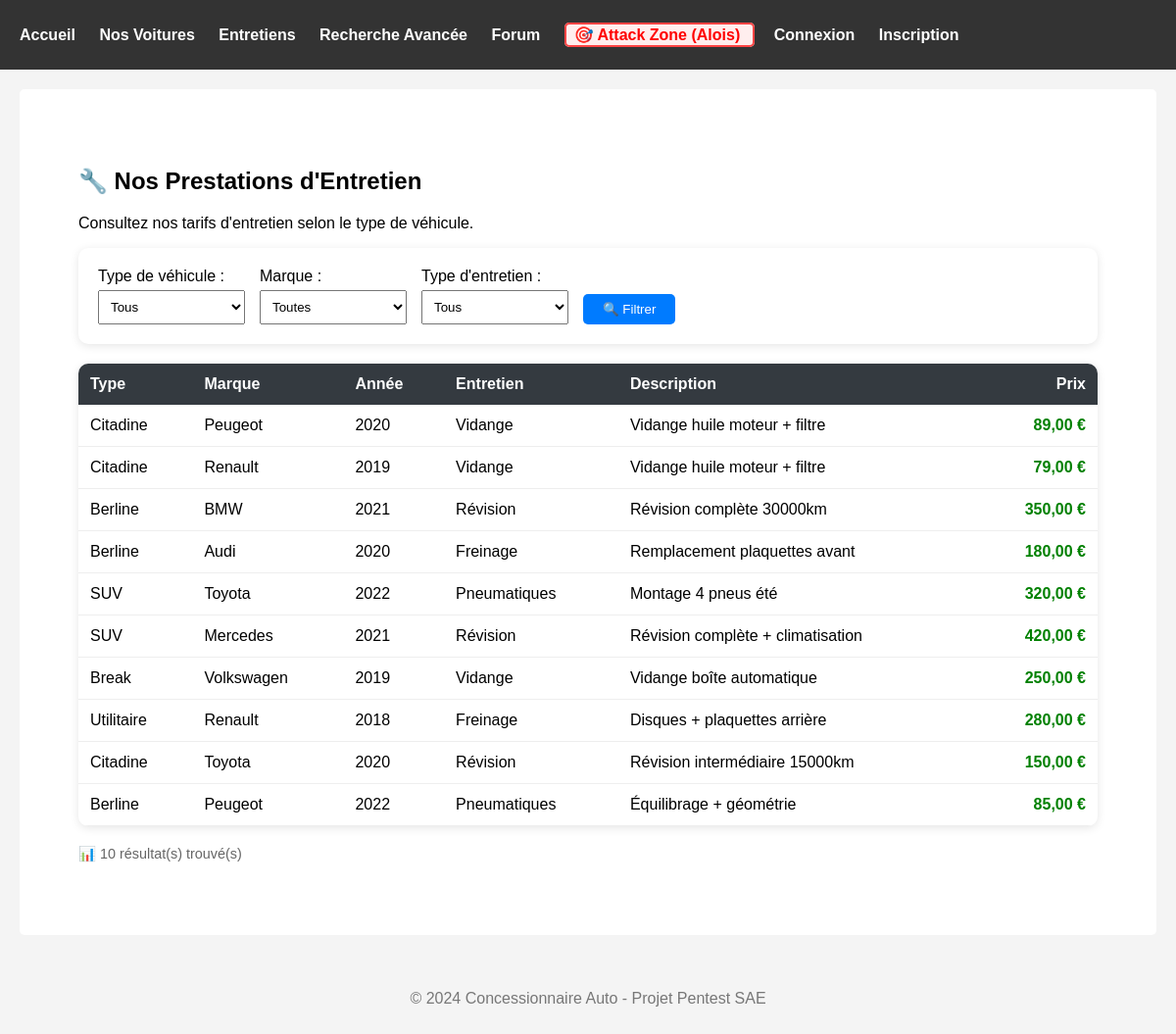
/index.php?page=entretiens, run on the app's committed database.
### tables this page shows
CREATE TABLE IF NOT EXISTS Entretiens (
    id_entretien INT PRIMARY KEY AUTO_INCREMENT,
    id_type INT,
    marque VARCHAR(50),
    annee_modele VARCHAR(10),
    type_entretien VARCHAR(50),
    description TEXT,
    prix_estime DECIMAL(10,2),
    FOREIGN KEY (id_type) REFERENCES Types_Vehicules(id_type)
);

CREATE TABLE IF NOT EXISTS Types_Vehicules (
    id_type INT PRIMARY KEY AUTO_INCREMENT,
    nom_type VARCHAR(50)
);

### pages/entretiens.php (the view, shortened to what this page needs)
<?php
require_once 'includes/db_connect.php';
$results = [];
$sql = "SELECT e.id_entretien, e.marque, e.annee_modele, e.type_entretien, e.description, e.prix_estime, t.nom_type
        FROM Entretiens e
        JOIN Types_Vehicules t ON e.id_type = t.id_type
        WHERE 1=1";
try {
    $results = $pdo->query($sql)->fetchAll();
} catch (PDOException $e) {
    $error = "Erreur SQL : " . $e->getMessage();
}
?>
<div class="container">
    <h2>🔧 Nos Prestations d'Entretien</h2>
    <p>Consultez nos tarifs d'entretien selon le type de véhicule.</p>
    <div
        style="background: white; padding: 20px; border-radius: 10px; margin-bottom: 20px; box-shadow: 0 2px 10px rgba(0,0,0,0.1);">
        <form method="GET" action="index.php" style="display: flex; gap: 15px; flex-wrap: wrap; align-items: end;">
            <div>
                <label style="display: block; margin-bottom: 5px;">Type de véhicule :</label>
                <select name="type" style="padding: 8px; min-width: 150px;">
                    <option value="">Tous</option>
                </select>
            </div>
            <div>
                <label style="display: block; margin-bottom: 5px;">Marque :</label>
                <select name="marque" style="padding: 8px; min-width: 150px;">
                    <option value="">Toutes</option>
                </select>
            </div>
            <div>
                <label style="display: block; margin-bottom: 5px;">Type d'entretien :</label>
                <select name="entretien" style="padding: 8px; min-width: 150px;">
                    <option value="">Tous</option>
                </select>
            </div>
            <button type="submit"
                style="background: #007bff; color: white; padding: 8px 20px; border: none; border-radius: 5px; cursor: pointer;">
                🔍 Filtrer
            </button>
        </form>
    </div>
    <div style="background: white; border-radius: 10px; overflow: hidden; box-shadow: 0 2px 10px rgba(0,0,0,0.1);">
        <table style="width: 100%; border-collapse: collapse;">
            <thead style="background: #343a40; color: white;">
                <tr>
                    <th style="padding: 12px; text-align: left;">Type</th>
                    <th style="padding: 12px; text-align: left;">Marque</th>
                    <th style="padding: 12px; text-align: left;">Année</th>
                    <th style="padding: 12px; text-align: left;">Entretien</th>
                    <th style="padding: 12px; text-align: left;">Description</th>
                    <th style="padding: 12px; text-align: right;">Prix</th>
                </tr>
            </thead>
            <tbody>
                <?php if (empty($results)): ?>
                    <tr>
                        <td colspan="6" style="padding: 20px; text-align: center; color: #666;">
                            Aucun résultat trouvé.
                        </td>
                    </tr>
                <?php else: ?>
                    <?php foreach ($results as $row): ?>
                        <tr style="border-bottom: 1px solid #eee;">
                            <td style="padding: 12px;">
                                <?php echo htmlspecialchars($row['nom_type'] ?? $row[6] ?? ''); ?>
                            </td>
                            <td style="padding: 12px;">
                                <?php echo htmlspecialchars($row['marque'] ?? $row[1] ?? ''); ?>
                            </td>
                            <td style="padding: 12px;">
                                <?php echo htmlspecialchars($row['annee_modele'] ?? $row[2] ?? ''); ?>
                            </td>
                            <td style="padding: 12px;">
                                <?php echo htmlspecialchars($row['type_entretien'] ?? $row[3] ?? ''); ?>
                            </td>
                            <td style="padding: 12px;">
                                <?php echo htmlspecialchars($row['description'] ?? $row[4] ?? ''); ?>
                            </td>
                            <td style="padding: 12px; text-align: right; color: green; font-weight: bold;">
                                <?php
                                $prix = $row['prix_estime'] ?? $row[5] ?? '';
                                echo is_numeric($prix) ? number_format($prix, 2, ',', ' ') . ' €' : htmlspecialchars($prix);
                                ?>
                            </td>
                        </tr>
                    <?php endforeach; ?>
                <?php endif; ?>
            </tbody>
        </table>
    </div>
    <p style="margin-top: 20px; color: #666; font-size: 0.9em;">
        📊
        <?php echo count($results); ?> résultat(s) trouvé(s)
    </p>
</div>

### css/style.css (style rules this page uses)
body { font-family: sans-serif; margin: 0; padding: 0; background-color: #f4f4f4; }
.container { padding: 20px; background: white; margin: 20px; border-radius: 5px; }

### data on the page
entretiens: id_type.nom_type "Citadine", marque "Peugeot", annee_modele "2020", type_entretien "Vidange", description "Vidange huile moteur + filtre", prix_estime "89,00"
entretiens: id_type.nom_type "Citadine", marque "Renault", annee_modele "2019", type_entretien "Vidange", description "Vidange huile moteur + filtre", prix_estime "79,00"
entretiens: id_type.nom_type "Berline", marque "BMW", annee_modele "2021", type_entretien "Révision", description "Révision complète 30000km", prix_estime "350,00"
entretiens: id_type.nom_type "Berline", marque "Audi", annee_modele "2020", type_entretien "Freinage", description "Remplacement plaquettes avant", prix_estime "180,00"
entretiens: id_type.nom_type "SUV", marque "Toyota", annee_modele "2022", type_entretien "Pneumatiques", description "Montage 4 pneus été", prix_estime "320,00"
entretiens: id_type.nom_type "SUV", marque "Mercedes", annee_modele "2021", type_entretien "Révision", description "Révision complète + climatisation", prix_estime "420,00"
entretiens: id_type.nom_type "Break", marque "Volkswagen", annee_modele "2019", type_entretien "Vidange", description "Vidange boîte automatique", prix_estime "250,00"
entretiens: id_type.nom_type "Utilitaire", marque "Renault", annee_modele "2018", type_entretien "Freinage", description "Disques + plaquettes arrière", prix_estime "280,00"
entretiens: id_type.nom_type "Citadine", marque "Toyota", annee_modele "2020", type_entretien "Révision", description "Révision intermédiaire 15000km", prix_estime "150,00"
entretiens: id_type.nom_type "Berline", marque "Peugeot", annee_modele "2022", type_entretien "Pneumatiques", description "Équilibrage + géométrie", prix_estime "85,00"

### other printed values
count($results) "10"
